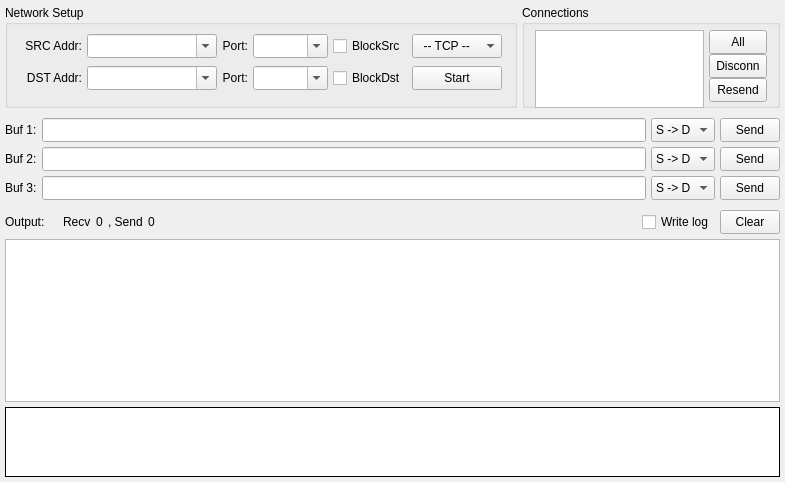
<?xml version="1.0" encoding="UTF-8"?>
<ui version="4.0">
 <class>TransferForm</class>
 <widget class="QWidget" name="TransferForm">
  <property name="geometry">
   <rect>
    <x>0</x>
    <y>0</y>
    <width>785</width>
    <height>482</height>
   </rect>
  </property>
  <property name="minimumSize">
   <size>
    <width>0</width>
    <height>0</height>
   </size>
  </property>
  <property name="windowTitle">
   <string>Transfer</string>
  </property>
  <property name="locale">
   <locale language="C" country="AnyCountry"/>
  </property>
  <layout class="QVBoxLayout" name="lay1">
   <property name="spacing">
    <number>5</number>
   </property>
   <property name="leftMargin">
    <number>5</number>
   </property>
   <property name="topMargin">
    <number>5</number>
   </property>
   <property name="rightMargin">
    <number>5</number>
   </property>
   <property name="bottomMargin">
    <number>5</number>
   </property>
   <item>
    <layout class="QHBoxLayout" name="lay2">
     <item>
      <widget class="QGroupBox" name="box1">
       <property name="sizePolicy">
        <sizepolicy hsizetype="Fixed" vsizetype="Fixed">
         <horstretch>0</horstretch>
         <verstretch>0</verstretch>
        </sizepolicy>
       </property>
       <property name="minimumSize">
        <size>
         <width>0</width>
         <height>103</height>
        </size>
       </property>
       <property name="maximumSize">
        <size>
         <width>16777215</width>
         <height>103</height>
        </size>
       </property>
       <property name="title">
        <string>Network Setup</string>
       </property>
       <layout class="QVBoxLayout" name="lay5">
        <property name="spacing">
         <number>5</number>
        </property>
        <property name="leftMargin">
         <number>4</number>
        </property>
        <property name="topMargin">
         <number>0</number>
        </property>
        <property name="rightMargin">
         <number>12</number>
        </property>
        <property name="bottomMargin">
         <number>5</number>
        </property>
        <item>
         <layout class="QGridLayout" name="lay6">
          <property name="sizeConstraint">
           <enum>QLayout::SetFixedSize</enum>
          </property>
          <property name="horizontalSpacing">
           <number>5</number>
          </property>
          <property name="verticalSpacing">
           <number>8</number>
          </property>
          <item row="0" column="2">
           <widget class="QLabel" name="lab2">
            <property name="sizePolicy">
             <sizepolicy hsizetype="Preferred" vsizetype="Preferred">
              <horstretch>0</horstretch>
              <verstretch>0</verstretch>
             </sizepolicy>
            </property>
            <property name="text">
             <string>Port:</string>
            </property>
            <property name="alignment">
             <set>Qt::AlignRight|Qt::AlignTrailing|Qt::AlignVCenter</set>
            </property>
           </widget>
          </item>
          <item row="1" column="3">
           <widget class="QComboBox" name="cmbDstPort">
            <property name="sizePolicy">
             <sizepolicy hsizetype="Fixed" vsizetype="Fixed">
              <horstretch>0</horstretch>
              <verstretch>0</verstretch>
             </sizepolicy>
            </property>
            <property name="minimumSize">
             <size>
              <width>75</width>
              <height>24</height>
             </size>
            </property>
            <property name="maximumSize">
             <size>
              <width>75</width>
              <height>24</height>
             </size>
            </property>
            <property name="editable">
             <bool>true</bool>
            </property>
            <property name="insertPolicy">
             <enum>QComboBox::InsertAtTop</enum>
            </property>
           </widget>
          </item>
          <item row="1" column="5">
           <widget class="QToolButton" name="btnTrigger">
            <property name="sizePolicy">
             <sizepolicy hsizetype="Fixed" vsizetype="Fixed">
              <horstretch>0</horstretch>
              <verstretch>0</verstretch>
             </sizepolicy>
            </property>
            <property name="minimumSize">
             <size>
              <width>90</width>
              <height>24</height>
             </size>
            </property>
            <property name="maximumSize">
             <size>
              <width>90</width>
              <height>24</height>
             </size>
            </property>
            <property name="statusTip">
             <string/>
            </property>
            <property name="text">
             <string>Start</string>
            </property>
            <property name="checkable">
             <bool>true</bool>
            </property>
           </widget>
          </item>
          <item row="0" column="5">
           <widget class="QComboBox" name="cmbType">
            <property name="sizePolicy">
             <sizepolicy hsizetype="Fixed" vsizetype="Fixed">
              <horstretch>0</horstretch>
              <verstretch>0</verstretch>
             </sizepolicy>
            </property>
            <property name="minimumSize">
             <size>
              <width>90</width>
              <height>24</height>
             </size>
            </property>
            <property name="maximumSize">
             <size>
              <width>90</width>
              <height>24</height>
             </size>
            </property>
            <item>
             <property name="text">
              <string notr="true">  -- TCP --</string>
             </property>
            </item>
            <item>
             <property name="text">
              <string notr="true">  -- UDP --</string>
             </property>
            </item>
           </widget>
          </item>
          <item row="0" column="1">
           <widget class="QComboBox" name="cmbSrcAddr">
            <property name="sizePolicy">
             <sizepolicy hsizetype="Fixed" vsizetype="Fixed">
              <horstretch>0</horstretch>
              <verstretch>0</verstretch>
             </sizepolicy>
            </property>
            <property name="minimumSize">
             <size>
              <width>130</width>
              <height>24</height>
             </size>
            </property>
            <property name="maximumSize">
             <size>
              <width>130</width>
              <height>24</height>
             </size>
            </property>
            <property name="editable">
             <bool>true</bool>
            </property>
            <property name="insertPolicy">
             <enum>QComboBox::NoInsert</enum>
            </property>
           </widget>
          </item>
          <item row="1" column="2">
           <widget class="QLabel" name="lab4">
            <property name="sizePolicy">
             <sizepolicy hsizetype="Preferred" vsizetype="Preferred">
              <horstretch>0</horstretch>
              <verstretch>0</verstretch>
             </sizepolicy>
            </property>
            <property name="text">
             <string>Port:</string>
            </property>
            <property name="alignment">
             <set>Qt::AlignRight|Qt::AlignTrailing|Qt::AlignVCenter</set>
            </property>
           </widget>
          </item>
          <item row="1" column="1">
           <widget class="QComboBox" name="cmbDstAddr">
            <property name="sizePolicy">
             <sizepolicy hsizetype="Fixed" vsizetype="Fixed">
              <horstretch>0</horstretch>
              <verstretch>0</verstretch>
             </sizepolicy>
            </property>
            <property name="minimumSize">
             <size>
              <width>130</width>
              <height>24</height>
             </size>
            </property>
            <property name="maximumSize">
             <size>
              <width>130</width>
              <height>24</height>
             </size>
            </property>
            <property name="editable">
             <bool>true</bool>
            </property>
            <property name="insertPolicy">
             <enum>QComboBox::NoInsert</enum>
            </property>
           </widget>
          </item>
          <item row="0" column="3">
           <widget class="QComboBox" name="cmbSrcPort">
            <property name="sizePolicy">
             <sizepolicy hsizetype="Fixed" vsizetype="Fixed">
              <horstretch>0</horstretch>
              <verstretch>0</verstretch>
             </sizepolicy>
            </property>
            <property name="minimumSize">
             <size>
              <width>75</width>
              <height>24</height>
             </size>
            </property>
            <property name="maximumSize">
             <size>
              <width>75</width>
              <height>24</height>
             </size>
            </property>
            <property name="editable">
             <bool>true</bool>
            </property>
            <property name="insertPolicy">
             <enum>QComboBox::InsertAtTop</enum>
            </property>
           </widget>
          </item>
          <item row="1" column="0">
           <widget class="QLabel" name="lab3">
            <property name="sizePolicy">
             <sizepolicy hsizetype="Preferred" vsizetype="Preferred">
              <horstretch>0</horstretch>
              <verstretch>0</verstretch>
             </sizepolicy>
            </property>
            <property name="minimumSize">
             <size>
              <width>70</width>
              <height>0</height>
             </size>
            </property>
            <property name="contextMenuPolicy">
             <enum>Qt::NoContextMenu</enum>
            </property>
            <property name="text">
             <string>DST Addr:</string>
            </property>
            <property name="textFormat">
             <enum>Qt::PlainText</enum>
            </property>
            <property name="scaledContents">
             <bool>false</bool>
            </property>
            <property name="alignment">
             <set>Qt::AlignRight|Qt::AlignTrailing|Qt::AlignVCenter</set>
            </property>
           </widget>
          </item>
          <item row="0" column="0">
           <widget class="QLabel" name="lab1">
            <property name="sizePolicy">
             <sizepolicy hsizetype="Preferred" vsizetype="Preferred">
              <horstretch>0</horstretch>
              <verstretch>0</verstretch>
             </sizepolicy>
            </property>
            <property name="minimumSize">
             <size>
              <width>70</width>
              <height>0</height>
             </size>
            </property>
            <property name="contextMenuPolicy">
             <enum>Qt::NoContextMenu</enum>
            </property>
            <property name="text">
             <string>SRC Addr:</string>
            </property>
            <property name="textFormat">
             <enum>Qt::PlainText</enum>
            </property>
            <property name="scaledContents">
             <bool>false</bool>
            </property>
            <property name="alignment">
             <set>Qt::AlignRight|Qt::AlignTrailing|Qt::AlignVCenter</set>
            </property>
           </widget>
          </item>
          <item row="1" column="4">
           <widget class="QCheckBox" name="chkBlockDst">
            <property name="minimumSize">
             <size>
              <width>74</width>
              <height>24</height>
             </size>
            </property>
            <property name="maximumSize">
             <size>
              <width>74</width>
              <height>24</height>
             </size>
            </property>
            <property name="text">
             <string>BlockDst</string>
            </property>
           </widget>
          </item>
          <item row="0" column="4">
           <widget class="QCheckBox" name="chkBlockSrc">
            <property name="minimumSize">
             <size>
              <width>74</width>
              <height>24</height>
             </size>
            </property>
            <property name="maximumSize">
             <size>
              <width>74</width>
              <height>24</height>
             </size>
            </property>
            <property name="text">
             <string>BlockSrc</string>
            </property>
           </widget>
          </item>
         </layout>
        </item>
       </layout>
      </widget>
     </item>
     <item>
      <widget class="QGroupBox" name="box2">
       <property name="sizePolicy">
        <sizepolicy hsizetype="Expanding" vsizetype="Fixed">
         <horstretch>0</horstretch>
         <verstretch>0</verstretch>
        </sizepolicy>
       </property>
       <property name="minimumSize">
        <size>
         <width>0</width>
         <height>103</height>
        </size>
       </property>
       <property name="maximumSize">
        <size>
         <width>16777215</width>
         <height>103</height>
        </size>
       </property>
       <property name="title">
        <string>Connections</string>
       </property>
       <layout class="QHBoxLayout" name="lay8">
        <property name="spacing">
         <number>5</number>
        </property>
        <property name="leftMargin">
         <number>10</number>
        </property>
        <property name="topMargin">
         <number>5</number>
        </property>
        <property name="rightMargin">
         <number>10</number>
        </property>
        <property name="bottomMargin">
         <number>5</number>
        </property>
        <item>
         <widget class="QListWidget" name="lstConn">
          <property name="sizePolicy">
           <sizepolicy hsizetype="Expanding" vsizetype="Fixed">
            <horstretch>0</horstretch>
            <verstretch>0</verstretch>
           </sizepolicy>
          </property>
          <property name="minimumSize">
           <size>
            <width>0</width>
            <height>78</height>
           </size>
          </property>
          <property name="maximumSize">
           <size>
            <width>16777215</width>
            <height>78</height>
           </size>
          </property>
          <property name="verticalScrollBarPolicy">
           <enum>Qt::ScrollBarAlwaysOff</enum>
          </property>
          <property name="horizontalScrollBarPolicy">
           <enum>Qt::ScrollBarAlwaysOff</enum>
          </property>
          <property name="editTriggers">
           <set>QAbstractItemView::NoEditTriggers</set>
          </property>
          <property name="showDropIndicator" stdset="0">
           <bool>false</bool>
          </property>
          <property name="selectionMode">
           <enum>QAbstractItemView::MultiSelection</enum>
          </property>
          <property name="selectionBehavior">
           <enum>QAbstractItemView::SelectRows</enum>
          </property>
          <property name="selectionRectVisible">
           <bool>false</bool>
          </property>
         </widget>
        </item>
        <item>
         <layout class="QVBoxLayout" name="lay9">
          <property name="spacing">
           <number>2</number>
          </property>
          <property name="topMargin">
           <number>0</number>
          </property>
          <item>
           <widget class="QToolButton" name="btnConnAll">
            <property name="sizePolicy">
             <sizepolicy hsizetype="Preferred" vsizetype="Fixed">
              <horstretch>0</horstretch>
              <verstretch>0</verstretch>
             </sizepolicy>
            </property>
            <property name="minimumSize">
             <size>
              <width>0</width>
              <height>24</height>
             </size>
            </property>
            <property name="maximumSize">
             <size>
              <width>16777215</width>
              <height>24</height>
             </size>
            </property>
            <property name="text">
             <string>All</string>
            </property>
           </widget>
          </item>
          <item>
           <widget class="QToolButton" name="btnConnDel">
            <property name="sizePolicy">
             <sizepolicy hsizetype="Preferred" vsizetype="Fixed">
              <horstretch>0</horstretch>
              <verstretch>0</verstretch>
             </sizepolicy>
            </property>
            <property name="minimumSize">
             <size>
              <width>0</width>
              <height>24</height>
             </size>
            </property>
            <property name="maximumSize">
             <size>
              <width>16777215</width>
              <height>24</height>
             </size>
            </property>
            <property name="text">
             <string>Disconn</string>
            </property>
           </widget>
          </item>
          <item>
           <widget class="QToolButton" name="btnResend">
            <property name="enabled">
             <bool>true</bool>
            </property>
            <property name="sizePolicy">
             <sizepolicy hsizetype="Preferred" vsizetype="Fixed">
              <horstretch>0</horstretch>
              <verstretch>0</verstretch>
             </sizepolicy>
            </property>
            <property name="minimumSize">
             <size>
              <width>0</width>
              <height>24</height>
             </size>
            </property>
            <property name="maximumSize">
             <size>
              <width>16777215</width>
              <height>24</height>
             </size>
            </property>
            <property name="text">
             <string>Resend</string>
            </property>
           </widget>
          </item>
         </layout>
        </item>
       </layout>
      </widget>
     </item>
    </layout>
   </item>
   <item>
    <layout class="QGridLayout" name="lay3">
     <property name="topMargin">
      <number>5</number>
     </property>
     <property name="spacing">
      <number>5</number>
     </property>
     <item row="1" column="2">
      <widget class="QLineEdit" name="edtBuf2">
       <property name="minimumSize">
        <size>
         <width>0</width>
         <height>24</height>
        </size>
       </property>
       <property name="maximumSize">
        <size>
         <width>16777215</width>
         <height>24</height>
        </size>
       </property>
      </widget>
     </item>
     <item row="2" column="2">
      <widget class="QLineEdit" name="edtBuf3">
       <property name="minimumSize">
        <size>
         <width>0</width>
         <height>24</height>
        </size>
       </property>
       <property name="maximumSize">
        <size>
         <width>16777215</width>
         <height>24</height>
        </size>
       </property>
      </widget>
     </item>
     <item row="2" column="3">
      <widget class="QComboBox" name="cmbDir3">
       <property name="sizePolicy">
        <sizepolicy hsizetype="Fixed" vsizetype="Fixed">
         <horstretch>0</horstretch>
         <verstretch>0</verstretch>
        </sizepolicy>
       </property>
       <property name="minimumSize">
        <size>
         <width>0</width>
         <height>24</height>
        </size>
       </property>
       <property name="maximumSize">
        <size>
         <width>16777215</width>
         <height>24</height>
        </size>
       </property>
       <item>
        <property name="text">
         <string notr="true">S -&gt; D</string>
        </property>
       </item>
       <item>
        <property name="text">
         <string notr="true">D -&gt; S</string>
        </property>
       </item>
      </widget>
     </item>
     <item row="0" column="0">
      <widget class="QLabel" name="lab5">
       <property name="text">
        <string>Buf 1:</string>
       </property>
      </widget>
     </item>
     <item row="0" column="4">
      <widget class="QToolButton" name="btnSend1">
       <property name="minimumSize">
        <size>
         <width>60</width>
         <height>24</height>
        </size>
       </property>
       <property name="maximumSize">
        <size>
         <width>60</width>
         <height>24</height>
        </size>
       </property>
       <property name="text">
        <string>Send</string>
       </property>
       <property name="checkable">
        <bool>false</bool>
       </property>
      </widget>
     </item>
     <item row="0" column="2">
      <widget class="QLineEdit" name="edtBuf1">
       <property name="minimumSize">
        <size>
         <width>0</width>
         <height>24</height>
        </size>
       </property>
       <property name="maximumSize">
        <size>
         <width>16777215</width>
         <height>24</height>
        </size>
       </property>
      </widget>
     </item>
     <item row="0" column="3">
      <widget class="QComboBox" name="cmbDir1">
       <property name="sizePolicy">
        <sizepolicy hsizetype="Fixed" vsizetype="Fixed">
         <horstretch>0</horstretch>
         <verstretch>0</verstretch>
        </sizepolicy>
       </property>
       <property name="minimumSize">
        <size>
         <width>0</width>
         <height>24</height>
        </size>
       </property>
       <property name="maximumSize">
        <size>
         <width>16777215</width>
         <height>24</height>
        </size>
       </property>
       <property name="frame">
        <bool>true</bool>
       </property>
       <item>
        <property name="text">
         <string notr="true">S -&gt; D</string>
        </property>
       </item>
       <item>
        <property name="text">
         <string notr="true">D -&gt; S</string>
        </property>
       </item>
      </widget>
     </item>
     <item row="1" column="3">
      <widget class="QComboBox" name="cmbDir2">
       <property name="sizePolicy">
        <sizepolicy hsizetype="Fixed" vsizetype="Fixed">
         <horstretch>0</horstretch>
         <verstretch>0</verstretch>
        </sizepolicy>
       </property>
       <property name="minimumSize">
        <size>
         <width>0</width>
         <height>24</height>
        </size>
       </property>
       <property name="maximumSize">
        <size>
         <width>16777215</width>
         <height>24</height>
        </size>
       </property>
       <item>
        <property name="text">
         <string notr="true">S -&gt; D</string>
        </property>
       </item>
       <item>
        <property name="text">
         <string notr="true">D -&gt; S</string>
        </property>
       </item>
      </widget>
     </item>
     <item row="1" column="4">
      <widget class="QToolButton" name="btnSend2">
       <property name="minimumSize">
        <size>
         <width>60</width>
         <height>24</height>
        </size>
       </property>
       <property name="maximumSize">
        <size>
         <width>60</width>
         <height>24</height>
        </size>
       </property>
       <property name="text">
        <string>Send</string>
       </property>
      </widget>
     </item>
     <item row="1" column="0">
      <widget class="QLabel" name="lab6">
       <property name="text">
        <string>Buf 2:</string>
       </property>
      </widget>
     </item>
     <item row="2" column="0">
      <widget class="QLabel" name="lab7">
       <property name="text">
        <string>Buf 3:</string>
       </property>
      </widget>
     </item>
     <item row="2" column="4">
      <widget class="QToolButton" name="btnSend3">
       <property name="minimumSize">
        <size>
         <width>60</width>
         <height>24</height>
        </size>
       </property>
       <property name="maximumSize">
        <size>
         <width>60</width>
         <height>24</height>
        </size>
       </property>
       <property name="text">
        <string>Send</string>
       </property>
      </widget>
     </item>
    </layout>
   </item>
   <item>
    <layout class="QHBoxLayout" name="lay4">
     <property name="spacing">
      <number>5</number>
     </property>
     <property name="leftMargin">
      <number>0</number>
     </property>
     <property name="topMargin">
      <number>5</number>
     </property>
     <property name="rightMargin">
      <number>0</number>
     </property>
     <property name="bottomMargin">
      <number>0</number>
     </property>
     <item>
      <widget class="QLabel" name="lab8">
       <property name="sizePolicy">
        <sizepolicy hsizetype="Fixed" vsizetype="Preferred">
         <horstretch>0</horstretch>
         <verstretch>0</verstretch>
        </sizepolicy>
       </property>
       <property name="text">
        <string>Output:    </string>
       </property>
      </widget>
     </item>
     <item>
      <widget class="QLabel" name="lab9">
       <property name="text">
        <string>Recv</string>
       </property>
      </widget>
     </item>
     <item>
      <widget class="QLabel" name="labRecv">
       <property name="sizePolicy">
        <sizepolicy hsizetype="Preferred" vsizetype="Preferred">
         <horstretch>0</horstretch>
         <verstretch>0</verstretch>
        </sizepolicy>
       </property>
       <property name="toolTip">
        <string notr="true"/>
       </property>
       <property name="text">
        <string notr="true">0</string>
       </property>
      </widget>
     </item>
     <item>
      <widget class="QLabel" name="lab10">
       <property name="text">
        <string>, Send</string>
       </property>
      </widget>
     </item>
     <item>
      <widget class="QLabel" name="labSend">
       <property name="toolTip">
        <string notr="true"/>
       </property>
       <property name="text">
        <string notr="true">0</string>
       </property>
      </widget>
     </item>
     <item>
      <spacer name="spc">
       <property name="orientation">
        <enum>Qt::Horizontal</enum>
       </property>
       <property name="sizeHint" stdset="0">
        <size>
         <width>0</width>
         <height>0</height>
        </size>
       </property>
      </spacer>
     </item>
     <item>
      <widget class="QCheckBox" name="chkLog">
       <property name="text">
        <string>Write log</string>
       </property>
      </widget>
     </item>
     <item>
      <widget class="QToolButton" name="btnClear">
       <property name="minimumSize">
        <size>
         <width>60</width>
         <height>24</height>
        </size>
       </property>
       <property name="maximumSize">
        <size>
         <width>60</width>
         <height>24</height>
        </size>
       </property>
       <property name="text">
        <string>Clear</string>
       </property>
      </widget>
     </item>
    </layout>
   </item>
   <item>
    <widget class="QTreeWidget" name="treeOutput">
     <property name="sizePolicy">
      <sizepolicy hsizetype="Expanding" vsizetype="Preferred">
       <horstretch>0</horstretch>
       <verstretch>0</verstretch>
      </sizepolicy>
     </property>
     <property name="horizontalScrollBarPolicy">
      <enum>Qt::ScrollBarAlwaysOff</enum>
     </property>
     <property name="editTriggers">
      <set>QAbstractItemView::NoEditTriggers</set>
     </property>
     <property name="showDropIndicator" stdset="0">
      <bool>false</bool>
     </property>
     <property name="alternatingRowColors">
      <bool>false</bool>
     </property>
     <property name="selectionMode">
      <enum>QAbstractItemView::ExtendedSelection</enum>
     </property>
     <property name="selectionBehavior">
      <enum>QAbstractItemView::SelectRows</enum>
     </property>
     <property name="wordWrap">
      <bool>true</bool>
     </property>
     <attribute name="headerVisible">
      <bool>false</bool>
     </attribute>
     <attribute name="headerStretchLastSection">
      <bool>true</bool>
     </attribute>
     <column>
      <property name="text">
       <string notr="true">1</string>
      </property>
     </column>
    </widget>
   </item>
   <item>
    <widget class="QPlainTextEdit" name="txtOutput">
     <property name="sizePolicy">
      <sizepolicy hsizetype="Expanding" vsizetype="Fixed">
       <horstretch>0</horstretch>
       <verstretch>0</verstretch>
      </sizepolicy>
     </property>
     <property name="minimumSize">
      <size>
       <width>0</width>
       <height>70</height>
      </size>
     </property>
     <property name="maximumSize">
      <size>
       <width>16777215</width>
       <height>70</height>
      </size>
     </property>
     <property name="acceptDrops">
      <bool>false</bool>
     </property>
     <property name="frameShape">
      <enum>QFrame::Box</enum>
     </property>
     <property name="frameShadow">
      <enum>QFrame::Plain</enum>
     </property>
     <property name="horizontalScrollBarPolicy">
      <enum>Qt::ScrollBarAlwaysOff</enum>
     </property>
     <property name="tabChangesFocus">
      <bool>true</bool>
     </property>
     <property name="undoRedoEnabled">
      <bool>false</bool>
     </property>
     <property name="readOnly">
      <bool>true</bool>
     </property>
     <property name="textInteractionFlags">
      <set>Qt::TextSelectableByKeyboard|Qt::TextSelectableByMouse</set>
     </property>
    </widget>
   </item>
  </layout>
 </widget>
 <tabstops>
  <tabstop>cmbSrcAddr</tabstop>
  <tabstop>cmbSrcPort</tabstop>
  <tabstop>cmbDstAddr</tabstop>
  <tabstop>cmbDstPort</tabstop>
  <tabstop>cmbType</tabstop>
  <tabstop>btnTrigger</tabstop>
  <tabstop>lstConn</tabstop>
  <tabstop>btnConnAll</tabstop>
  <tabstop>btnConnDel</tabstop>
  <tabstop>edtBuf1</tabstop>
  <tabstop>cmbDir1</tabstop>
  <tabstop>btnSend1</tabstop>
  <tabstop>edtBuf2</tabstop>
  <tabstop>cmbDir2</tabstop>
  <tabstop>btnSend2</tabstop>
  <tabstop>edtBuf3</tabstop>
  <tabstop>cmbDir3</tabstop>
  <tabstop>btnSend3</tabstop>
  <tabstop>chkLog</tabstop>
  <tabstop>btnClear</tabstop>
  <tabstop>treeOutput</tabstop>
 </tabstops>
 <resources/>
 <connections/>
</ui>
